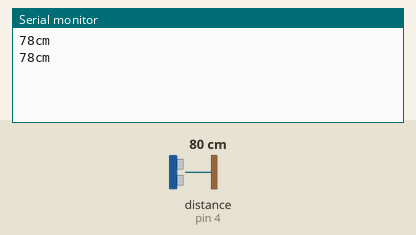
Recording of a sketch running on a simulated Arduino Uno, built with avr-gcc and run on an emulated ATmega328P. Parts: the last lines printed to the serial monitor. Wiring (inferred from the names in the program): ultrasonic range finder: trigger pin 3; echo pin 4. The test bench sets the inputs (shaded band); at power-on: distance to the obstacle (sensor on pin 4) 80 cm. The echo pulse lasts 58.3 µs per cm.

Above: at 1.8 s.
1.9 s: distance to the obstacle (sensor on pin 4) set to 2 cm
At 2.8 s:
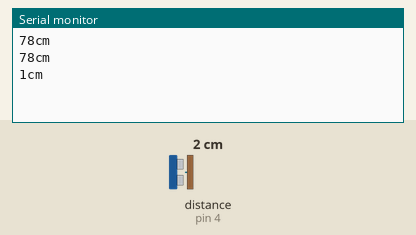
3.4 s: distance to the obstacle (sensor on pin 4) set to 4 cm
At 4.5 s:
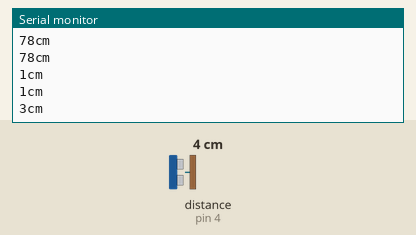
Timing chart, 0 to 6.4 s (numbered marks = the images above; inputs shaded):
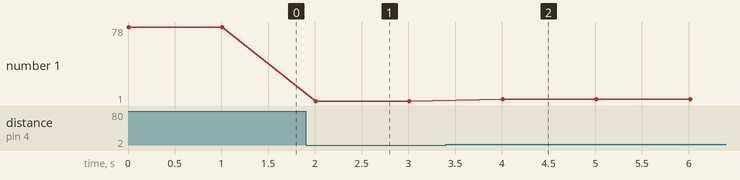

The sketch:

4.11.ino
```cpp
int trigger=3;
int echo=4;
long dauer=0;
long entfernung=0;

void setup() {
  pinMode(trigger,OUTPUT);
  pinMode(echo,INPUT);
  Serial.begin(9600);
}

void loop(){
    digitalWrite(trigger,LOW);
    delayMicroseconds(2);
    digitalWrite(trigger,HIGH);
    delayMicroseconds(10);
    digitalWrite(trigger,LOW);
    dauer=pulseIn(echo,HIGH);
    entfernung=dauer*0.034/2;
    if (entfernung>=500 || entfernung<=0){
        Serial.println("Kein Messwert");
    }
    else{
        Serial.print(entfernung);
        Serial.println("cm");
    }
    delay(1000);
}
```

Measured:
- after the input at 1.9 s, the serial monitor: prints a new line after 0.11 s (image 1)
- after the input at 3.4 s, the serial monitor: prints a new line after 0.61 s (image 2)
- plotted number 1: 78 → 1 after the input at 1.9 s, 1 → 3 after the input at 3.4 s
